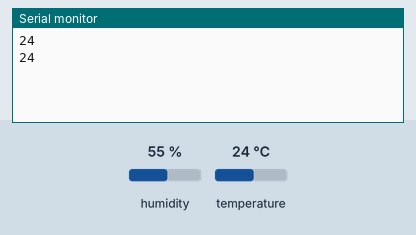
A sketch run on a simulated Arduino Uno, built with avr-gcc and run on an emulated ATmega328P. Parts: the last lines printed to the serial monitor. The inputs (shaded band) are chosen by the test bench; at power-on: temperature 24 °C, humidity 55 %.

Above: at 2.8 s.
2.9 s: temperature set to 12 °C
At 5.3 s:
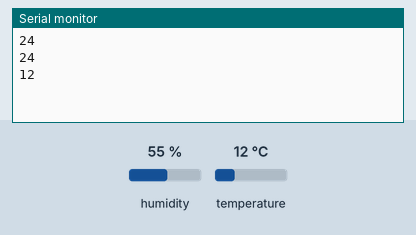
5.6 s: temperature set to 19 °C
At 6.5 s:
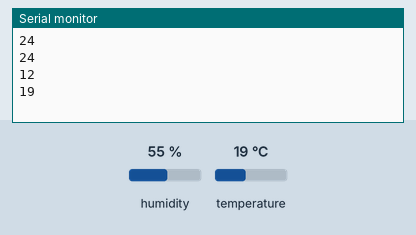
Timing chart, 0 to 8.6 s (numbered marks = the images above; inputs shaded):
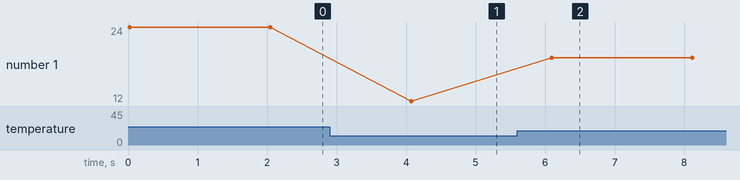

The sketch:

DHT11WithRawBits.ino
```cpp
#include <SimpleDHT.h>

// for DHT11,
//      VCC: 5V or 3V
//      GND: GND
//      DATA: 2
int pinDHT11 = 2;
SimpleDHT11 dht11;

void setup() {
  Serial.begin(9600);
}

void loop() {
  // read with raw sample data.
  byte temperature = 0;
  byte humidity = 0;
  byte data[40] = {0};
  if (dht11.read(pinDHT11, &temperature, &humidity, data)) {
    Serial.print("Read DHT11 failed");
    return;
  }
      Serial.println((int)temperature);
  delay(2000);
}
```

Measured:
- after the input at 2.9 s, the serial monitor: prints a new line after 1.2 s (image 1)
- after the input at 5.6 s, the serial monitor: prints a new line after 0.49 s (image 2)
- plotted number 1: 24 → 12 after the input at 2.9 s, 12 → 19 after the input at 5.6 s
